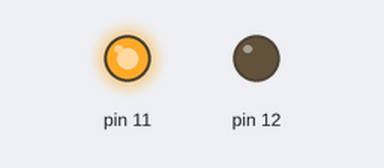
Recording of a sketch running on a simulated Arduino Uno, built with avr-gcc and run on an emulated ATmega328P. On the bench: output pins drawn as LEDs (lit = HIGH).

Above: at 0.5 s.
At 1.5 s:
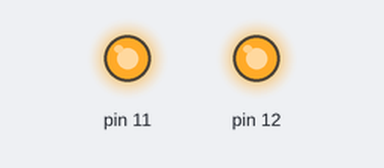
At 2.5 s:
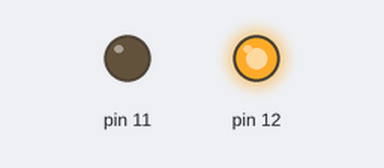
At 3.5 s:
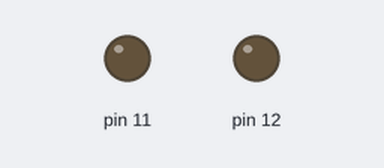
Timing chart, 0 to 5.2 s (numbered marks = the images above):
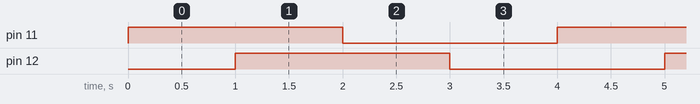

Measured:
- by itself, pin 11, pin 12: alternates HIGH for 2.0 s and LOW for 2.0 s
- by itself, everything shown: repeats every 4.0 s, in 4 steps

The sketch:

LED_test_for_SS.ino
```cpp
void setup()
{
  pinMode(11, OUTPUT);
  pinMode(12, OUTPUT);
}

void loop()
{
  digitalWrite(11, HIGH);
  delay(1000);
  digitalWrite(12, HIGH);
  delay(1000);
  digitalWrite(11, LOW);
  delay(1000);
  digitalWrite(12, LOW);
  delay(1000);
}
```
